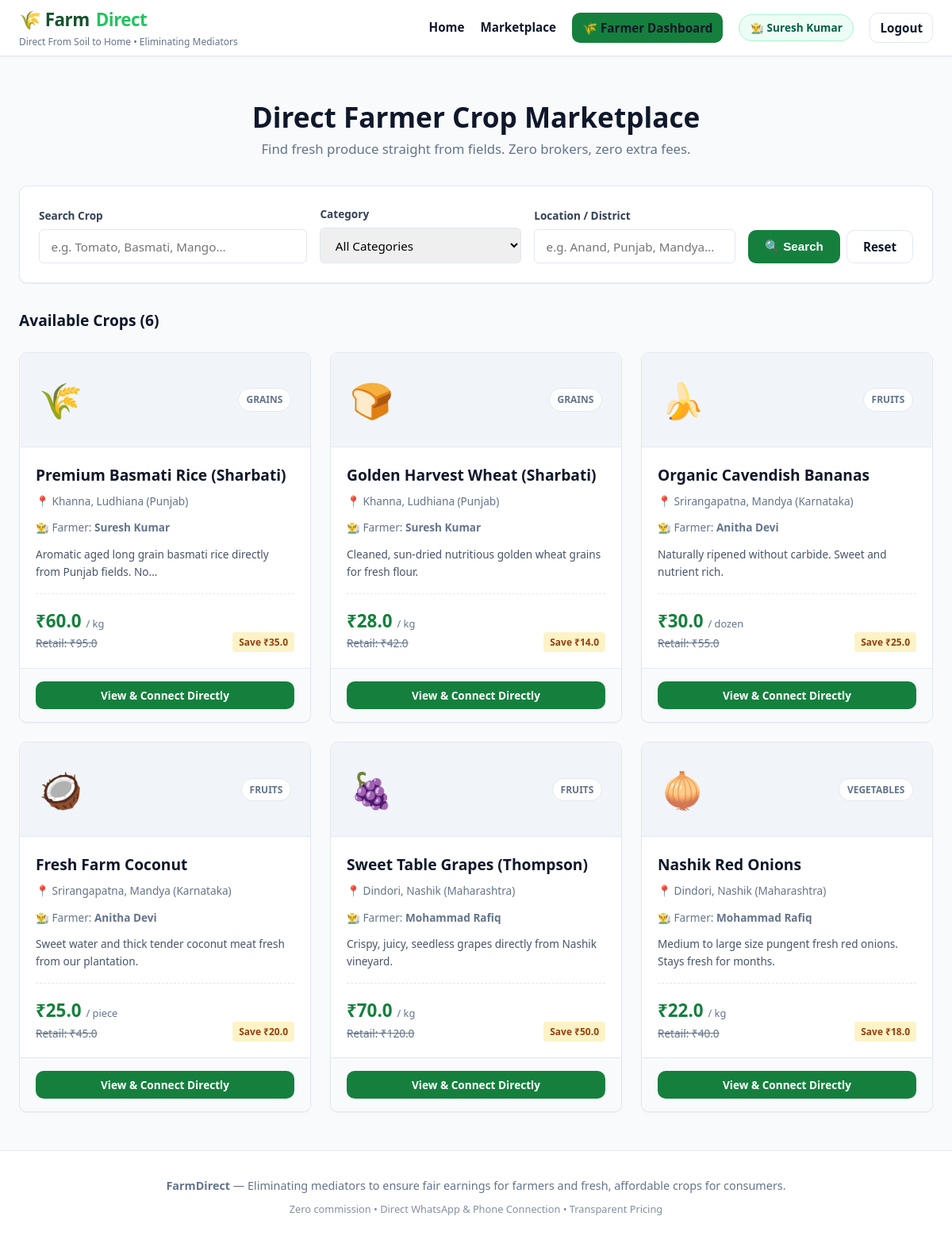
The page /crops (signed in) on the database its author committed.
### tables this page shows
CREATE TABLE users (
        id INTEGER PRIMARY KEY AUTOINCREMENT,
        role TEXT NOT NULL CHECK(role IN ('farmer', 'consumer')),
        name TEXT NOT NULL,
        phone TEXT NOT NULL,
        email TEXT UNIQUE,
        password_hash TEXT NOT NULL,
        state TEXT,
        district TEXT,
        city_village TEXT NOT NULL,
        address TEXT,
        created_at TIMESTAMP DEFAULT CURRENT_TIMESTAMP
    );

CREATE TABLE crops (
        id INTEGER PRIMARY KEY AUTOINCREMENT,
        farmer_id INTEGER NOT NULL,
        crop_name TEXT NOT NULL,
        category TEXT NOT NULL,
        price REAL NOT NULL,
        unit TEXT NOT NULL DEFAULT 'kg',
        quantity REAL NOT NULL,
        harvest_date TEXT,
        description TEXT,
        image_emoji TEXT DEFAULT '🌾',
        location TEXT NOT NULL,
        estimated_market_price REAL,
        status TEXT NOT NULL DEFAULT 'available' CHECK(status IN ('available', 'sold_out')),
        created_at TIMESTAMP DEFAULT CURRENT_TIMESTAMP,
        FOREIGN KEY (farmer_id) REFERENCES users (id) ON DELETE CASCADE
    );

### app.py (the view)
@app.route('/crops')
def marketplace():
    query = request.args.get('q', '').strip()
    category = request.args.get('category', '').strip()
    location = request.args.get('location', '').strip()
    crops = db.get_all_crops(search_query=query, category=category, location_query=location)
    return render_template('marketplace.html', crops=crops, search_query=query, category=category, location=location)

### app.py (called while the page is built)
@app.context_processor
def inject_user():
    user = None
    if 'user_id' in session:
        user = db.get_user_by_id(session['user_id'])
    return dict(current_user=user)

### database.py (called while the page is built)
def get_db_connection():
    conn = sqlite3.connect(DB_PATH)
    conn.row_factory = sqlite3.Row
    return conn

def get_user_by_id(user_id):
    conn = get_db_connection()
    user = conn.execute("SELECT * FROM users WHERE id = ?", (user_id,)).fetchone()
    conn.close()
    return user

### templates/marketplace.html (shortened to what this page needs)
{% extends "base.html" %}
{% block content %}
<div class="container" style="padding-top: 2rem;">
    <div style="margin-bottom: 2rem; text-align: center;">
        <h1 style="font-size: 2.2rem; font-weight: 800; color: var(--text-dark);">Direct Farmer Crop Marketplace</h1>
        <p style="color: var(--text-muted); font-size: 1.05rem;">
            Find fresh produce straight from fields. Zero brokers, zero extra fees.
        </p>
    </div>
    <div class="filter-card">
        <form method="GET" action="{{ url_for('marketplace') }}" class="filter-form">
            <div class="form-group" style="margin-bottom: 0;">
                <label for="q">Search Crop</label>
                <input type="text" id="q" name="q" class="form-control" placeholder="e.g. Tomato, Basmati, Mango..." value="{{ search_query }}">
            </div>
            <div class="form-group" style="margin-bottom: 0;">
                <label for="category">Category</label>
                <select id="category" name="category" class="form-control">
                    <option value="">All Categories</option>
                </select>
            </div>
            <div class="form-group" style="margin-bottom: 0;">
                <label for="location">Location / District</label>
                <input type="text" id="location" name="location" class="form-control" placeholder="e.g. Anand, Punjab, Mandya..." value="{{ location }}">
            </div>
            <div style="display: flex; gap: 0.5rem;">
                <button type="submit" class="btn btn-primary" style="height: 42px;">🔍 Search</button>
                <a href="{{ url_for('marketplace') }}" class="btn btn-secondary" style="height: 42px;" title="Reset filters">Reset</a>
            </div>
        </form>
    </div>
    <div style="display: flex; justify-content: space-between; align-items: center; margin-bottom: 1.5rem;">
        <h3 style="font-size: 1.2rem; font-weight: 700; color: var(--text-dark);">
            Available Crops ({{ crops|length }})
        </h3>
    </div>
    {% if crops %}
    <div class="crops-grid">
        {% for crop in crops %}
        <div class="crop-card">
            <div class="crop-card-header">
                <span class="crop-emoji">{{ crop.image_emoji }}</span>
                <span class="crop-category-badge">{{ crop.category }}</span>
            </div>
            <div class="crop-card-body">
                <h3 class="crop-card-title">{{ crop.crop_name }}</h3>
                <div class="crop-location">📍 {{ crop.location }}</div>
                <div style="font-size: 0.85rem; color: var(--text-muted); margin-bottom: 0.75rem;">
                    👨‍🌾 Farmer: <strong>{{ crop.farmer_name }}</strong>
                </div>
                <p style="font-size: 0.85rem; color: #475569; margin-bottom: 1rem; flex: 1;">
                    {{ crop.description|truncate(80) }}
                </p>
                <div class="crop-pricing">
                    <div>
                        <div class="direct-price">₹{{ crop.price }} <span>/ {{ crop.unit }}</span></div>
                        {% if crop.estimated_market_price %}
                        <div class="market-price-strike">Retail: ₹{{ crop.estimated_market_price }}</div>
                        {% endif %}
                    </div>
                    {% if crop.estimated_market_price and crop.estimated_market_price > crop.price %}
                    <div class="savings-pill">
                        Save ₹{{ (crop.estimated_market_price - crop.price)|round }}
                    </div>
                    {% endif %}
                </div>
            </div>
            <div class="crop-card-footer">
                <a href="{{ url_for('crop_detail', crop_id=crop.id) }}" class="btn btn-primary btn-sm btn-block">
                    View & Connect Directly
                </a>
            </div>
        </div>
        {% endfor %}
    </div>
    {% endif %}
</div>
{% endblock %}

### templates/base.html (shortened to what this page needs)
<!DOCTYPE html>
<html lang="en">
<head>
    <link rel="stylesheet" href="{{ url_for('static', filename='css/style.css') }}">
</head>
<body>
    <nav class="navbar">
        <div class="container nav-content">
            <div>
                <a href="{{ url_for('index') }}" class="brand-logo">
                    🌾 Farm<span class="highlight">Direct</span>
                </a>
                <span class="brand-tagline">Direct From Soil to Home • Eliminating Mediators</span>
            </div>
            <ul class="nav-links">
                <li><a href="{{ url_for('index') }}">Home</a></li>
                <li><a href="{{ url_for('marketplace') }}">Marketplace</a></li>
                {% if session.get('user_id') %}
                    {% if session.get('role') == 'farmer' %}
                        <li><a href="{{ url_for('farmer_dashboard') }}" class="btn btn-sm btn-farmer">🌾 Farmer Dashboard</a></li>
                        <li><span class="user-badge farmer">👨‍🌾 {{ session.get('user_name') }}</span></li>
                    {% elif session.get('role') == 'consumer' %}
                        <li><a href="{{ url_for('consumer_dashboard') }}" class="btn btn-sm btn-consumer">🛒 Consumer Dashboard</a></li>
                        <li><span class="user-badge consumer">👤 {{ session.get('user_name') }}</span></li>
                    {% endif %}
                    <li><a href="{{ url_for('logout') }}" class="btn btn-sm btn-secondary">Logout</a></li>
                {% else %}
                    <li><a href="{{ url_for('farmer_login') }}" class="btn btn-sm btn-farmer">👨‍🌾 Farmer Login</a></li>
                    <li><a href="{{ url_for('consumer_login') }}" class="btn btn-sm btn-consumer">🛒 Consumer Login</a></li>
                {% endif %}
            </ul>
        </div>
    </nav>
    <div class="container flash-container">
    </div>
    <main>
        {% block content %}{% endblock %}
    </main>
    <footer>
        <div class="container">
            <p><strong>FarmDirect</strong> — Eliminating mediators to ensure fair earnings for farmers and fresh, affordable crops for consumers.</p>
            <p style="margin-top: 0.5rem; font-size: 0.8rem; opacity: 0.8;">Zero commission • Direct WhatsApp & Phone Connection • Transparent Pricing</p>
        </div>
    </footer>
</body>
</html>

### rows shown on the page
users: get "Suresh Kumar"
crops: image_emoji "🌾", category "GRAINS", crop_name "Premium Basmati Rice (Sharbati)", location "Khanna, Ludhiana (Punjab)", farmer_name "Suresh Kumar", description "Aromatic aged long grain basmati rice directly from Punjab fields. No...", price "60.0", unit "kg", estimated_market_price "95.0", (crop.estimated_market_price-crop.price)|round "35.0"
crops: image_emoji "🍞", category "GRAINS", crop_name "Golden Harvest Wheat (Sharbati)", location "Khanna, Ludhiana (Punjab)", farmer_name "Suresh Kumar", description "Cleaned, sun-dried nutritious golden wheat grains for fresh flour.", price "28.0", unit "kg", estimated_market_price "42.0", (crop.estimated_market_price-crop.price)|round "14.0"
crops: image_emoji "🍌", category "FRUITS", crop_name "Organic Cavendish Bananas", location "Srirangapatna, Mandya (Karnataka)", farmer_name "Anitha Devi", description "Naturally ripened without carbide. Sweet and nutrient rich.", price "30.0", unit "dozen", estimated_market_price "55.0", (crop.estimated_market_price-crop.price)|round "25.0"
crops: image_emoji "🥥", category "FRUITS", crop_name "Fresh Farm Coconut", location "Srirangapatna, Mandya (Karnataka)", farmer_name "Anitha Devi", description "Sweet water and thick tender coconut meat fresh from our plantation.", price "25.0", unit "piece", estimated_market_price "45.0", (crop.estimated_market_price-crop.price)|round "20.0"
crops: image_emoji "🍇", category "FRUITS", crop_name "Sweet Table Grapes (Thompson)", location "Dindori, Nashik (Maharashtra)", farmer_name "Mohammad Rafiq", description "Crispy, juicy, seedless grapes directly from Nashik vineyard.", price "70.0", unit "kg", estimated_market_price "120.0", (crop.estimated_market_price-crop.price)|round "50.0"
crops: image_emoji "🧅", category "VEGETABLES", crop_name "Nashik Red Onions", location "Dindori, Nashik (Maharashtra)", farmer_name "Mohammad Rafiq", description "Medium to large size pungent fresh red onions. Stays fresh for months.", price "22.0", unit "kg", estimated_market_price "40.0", (crop.estimated_market_price-crop.price)|round "18.0"

### other values the page prints
{{ crops|length }} "6"
